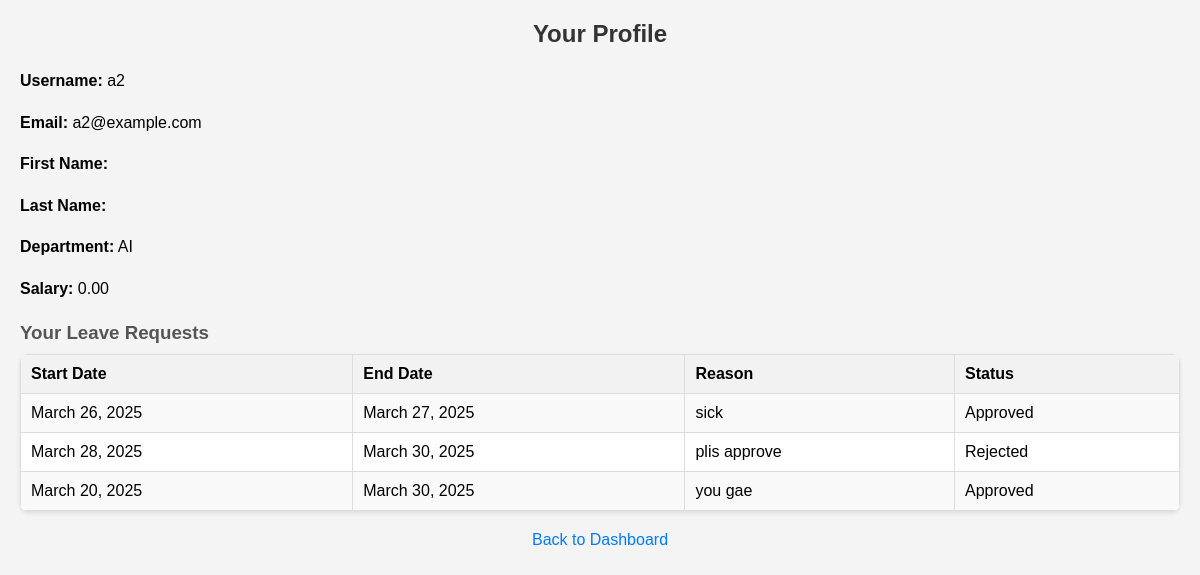
/profile/ (signed in), run on the app's committed database.
### myapp/models.py (models this page shows, shortened)
class Employee(AbstractUser):
    is_approved = models.BooleanField(default=False)  # Admin approval required
    department = models.CharField(max_length=100, blank=True)
    salary = models.DecimalField(max_digits=10, decimal_places=2, default=0.00)
    annual_leave_balance = models.DecimalField(max_digits=5, decimal_places=1, default=21.0)
    sick_leave_balance = models.DecimalField(max_digits=5, decimal_places=1, default=10.0)

class LeaveRequest(models.Model):
    LEAVE_TYPES = [
        ('Annual', 'Annual Leave'),
        ('Sick', 'Sick Leave'),
        ('Other', 'Other')
    ]
    employee = models.ForeignKey(Employee, on_delete=models.CASCADE)
    leave_type = models.CharField(max_length=20, choices=LEAVE_TYPES, default='Annual')
    start_date = models.DateField()
    end_date = models.DateField()
    reason = models.TextField()
    status = models.CharField(max_length=20, choices=[('Pending', 'Pending'), ('Approved', 'Approved'), ('Rejected', 'Rejected')], default='Pending')

### myapp/views.py (the view)
# urls.py: path('profile/', profile, name='profile'),
@login_required
def profile(request):
    leave_requests = LeaveRequest.objects.filter(employee=request.user)
    return render(request, 'employees/profile.html', {
        'employee': request.user,
        'leave_requests': leave_requests
    })

### myapp/templates/employees/profile.html (shortened to what this page needs)
{% load static %}
<!DOCTYPE html>
<html lang="en">
<head>
</head>
<body>
    <h2>Your Profile</h2>
    <p><strong>Username:</strong> {{ employee.username }}</p>
    <p><strong>Email:</strong> {{ employee.email }}</p>
    <p><strong>First Name:</strong> {{ employee.first_name }}</p>
    <p><strong>Last Name:</strong> {{ employee.last_name }}</p>
    <p><strong>Department:</strong> {{ employee.department }}</p>
    <p><strong>Salary:</strong> {{ employee.salary }}</p>
    <h3>Your Leave Requests</h3>
    {% if leave_requests %}
        <table>
            <tr>
                <th>Start Date</th>
                <th>End Date</th>
                <th>Reason</th>
                <th>Status</th>
            </tr>
            {% for leave in leave_requests %}
            <tr>
                <td>{{ leave.start_date }}</td>
                <td>{{ leave.end_date }}</td>
                <td>{{ leave.reason }}</td>
                <td>{{ leave.status }}</td>
            </tr>
            {% endfor %}
        </table>
    {% else %}
        <p>No leave requests found.</p>
    {% endif %}
    <a href="{% url 'dashboard' %}">Back to Dashboard</a>
</body>
</html>

### myapp/templates/employees/profile.html (style rules this page uses)
body { font-family: sans-serif; margin: 20px; background-color: #f4f4f4; }
h2 { color: #333; margin-bottom: 20px; text-align: center; }
p { line-height: 1.6; margin-bottom: 10px; }
strong { font-weight: bold; }
h3 { color: #555; margin-top: 20px; margin-bottom: 10px; }
table { width: 100%; border-collapse: collapse; margin-top: 10px; background-color: #fff; box-shadow: 0 2px 4px rgba(0, 0, 0, 0.1); border-radius: 8px; overflow: hidden; }
th, td { border: 1px solid #ddd; padding: 10px; text-align: left; }
th { background-color: #f2f2f2; font-weight: bold; }
tr:nth-child(even) { background-color: #f9f9f9; }
a { display: block; text-align: center; margin-top: 20px; text-decoration: none; color: #007bff; }

### data on the page
Employee: username "a2", email "a2@example.com", department "AI", salary "0.00"
LeaveRequest: start_date "March 26, 2025", end_date "March 27, 2025", reason "sick", status "Approved"
LeaveRequest: start_date "March 28, 2025", end_date "March 30, 2025", reason "plis approve", status "Rejected"
LeaveRequest: start_date "March 20, 2025", end_date "March 30, 2025", reason "you gae", status "Approved"
